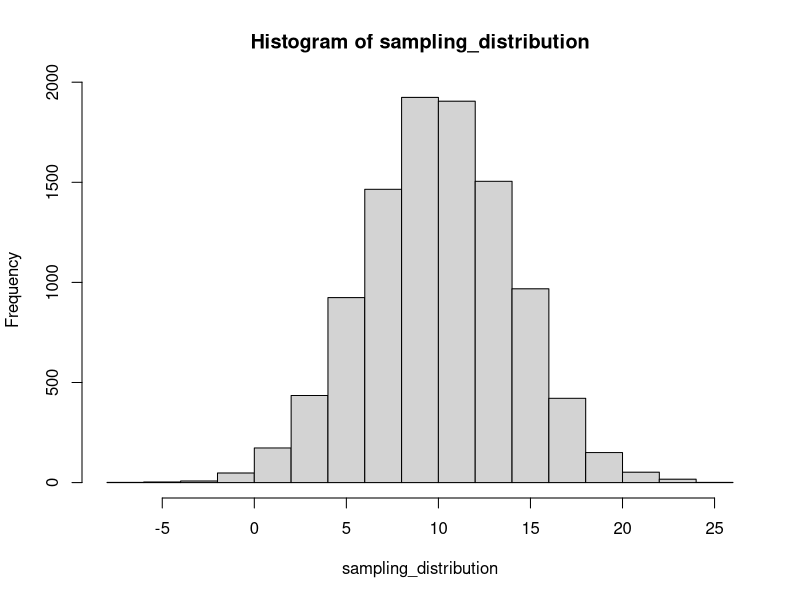
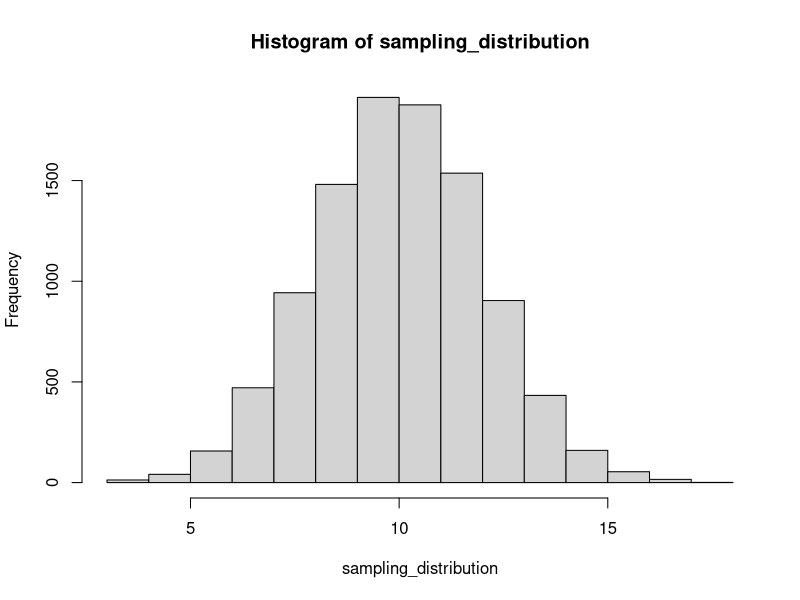
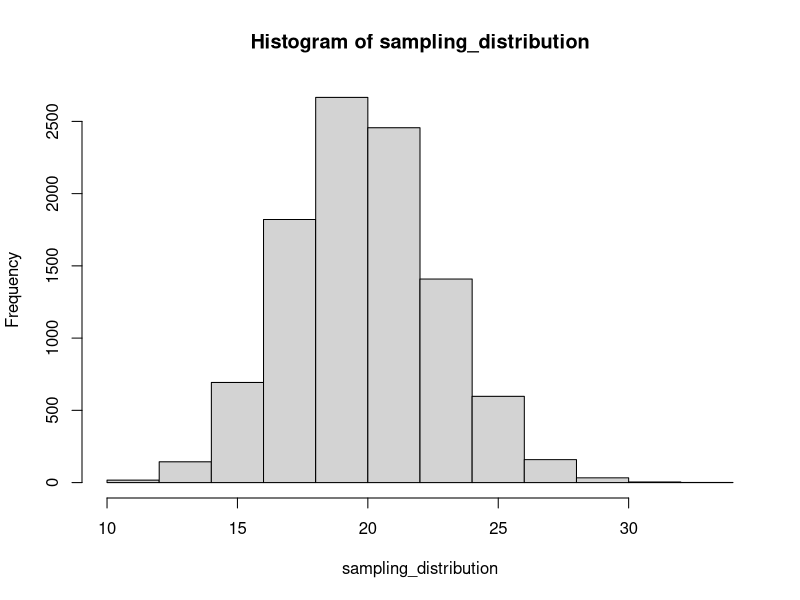

R code for these plots, in order:
## ---- chunk 1
knitr::opts_chunk$set(echo = TRUE)
## ---- chunk 2
pnorm(2.5, mean = 0, sd = 1, lower.tail = FALSE)

my_sample <- rnorm(1000000, mean = 0, sd = 1)

selection <- my_sample[my_sample > 2.5]

length(selection)/1000000
## ---- chunk 3
pnorm(q = 130, mean = 100, sd = 10, lower.tail = FALSE)
10000*pnorm(q = 130, mean = 100, sd = 10, lower.tail = FALSE)
## ---- chunk 4
sampling_distribution <- replicate(10000, mean(rnorm(25, mean = 10, sd = 20)) )
hist(sampling_distribution)

length(sampling_distribution[sampling_distribution >= 12])/10000

## ---- chunk 5
sampling_distribution <- replicate(10000, mean(rnorm(100, mean = 10, sd = 20)) )
hist(sampling_distribution)

length(sampling_distribution[sampling_distribution >= 12])/10000
## ---- chunk 6
sampling_distribution <- replicate(10000, sd(rnorm(25, mean = 10, sd = 20)) )
hist(sampling_distribution)

length(sampling_distribution[sampling_distribution <= 15])/10000
